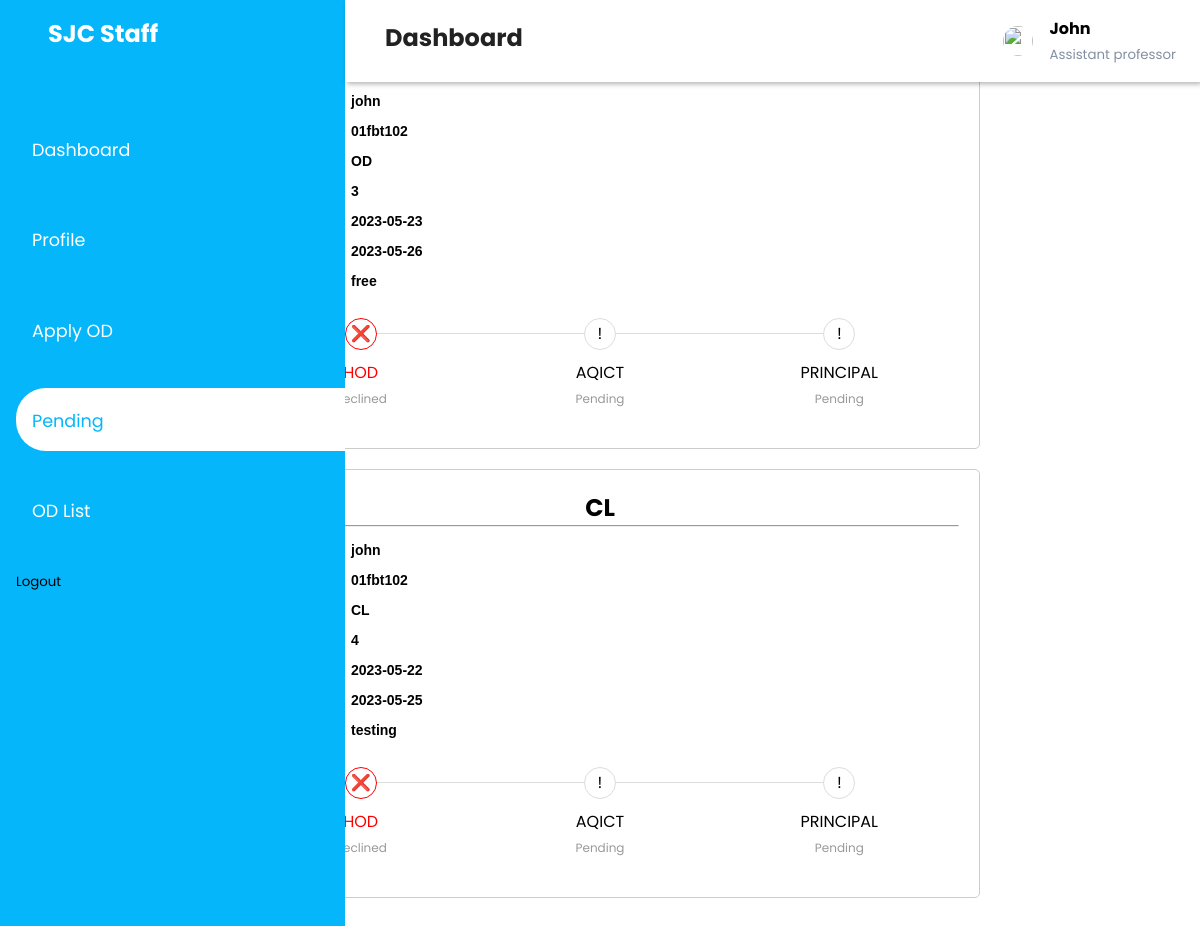
Page /Staff/pending.php (signed in) on the committed database.
### tables this page shows
CREATE TABLE `faculty_details` (
  `s_id` varchar(20) NOT NULL,
  `name` varchar(30) NOT NULL,
  `department` varchar(30) NOT NULL,
  `dob` date NOT NULL
);

CREATE TABLE `faculty1` (
  `application_id` int(11) NOT NULL,
  `name` varchar(30) NOT NULL,
  `id` varchar(30) NOT NULL,
  `department` varchar(30) NOT NULL,
  `LType` varchar(30) NOT NULL,
  `start` date NOT NULL,
  `end` date NOT NULL,
  `ndays` int(30) NOT NULL,
  `reason` varchar(50) NOT NULL,
  `hod` int(10) NOT NULL DEFAULT 3,
  `aqict` int(10) NOT NULL DEFAULT 3,
  `principal` int(10) NOT NULL DEFAULT 3,
  `file` varchar(255) NOT NULL
);

### Staff/pending.php (the view, shortened to what this page needs)
<!DOCTYPE html>
<html>
<head>
    <link rel="stylesheet" href="pending.css">
    <link rel="stylesheet" type="text/css" href="../compenents/sidebar/sidebar.css">
</head>
<body><?php include "../compenents/sidebar/Sidebar.php";?>
    <div class="container" style="margin-left: auto">
<?php include "../compenents/sidebar/header.php";?>
        <?php
       include '../database/Databasedemo.php';
        $form_fields = [
            'Name' => ['type' => 'text', 'label' => 'Name', 'required' => true],
            'id' => ['type' => 'varchar', 'label' => 'ID', 'required' => true],
            'LType' => ['type' => 'text', 'label' => 'Leave-Type', 'required' => true],
            'ndays' => ['type' => 'int', 'label' => 'No of Days', 'required' => true],
            'start' => ['type' => 'date', 'label' => 'From', 'required' => true],
            'end' => ['type' => 'date', 'label' => 'To', 'required' => true],
            'reason' => ['type' => 'text', 'label' => 'Reason', 'required' => false],
        ];
        $id = $_SESSION['s_id'];
        $sql = "SELECT Name,id,LType,ndays,start,end,reason FROM faculty1 WHERE id='" . $id . "' AND (hod=FALSE OR aqict=FALSE OR principal=FALSE OR hod=3  or
                 aqict=3 OR  principal=3)";
        $sql2 = "Select hod,aqict,principal from faculty1 where id ='" . $id . "' AND (hod=FALSE OR aqict=FALSE OR principal=FALSE OR hod=3  or
        aqict=3 OR  principal=3)";
        $result = mysqli_query($conn, $sql);
        $result2 = mysqli_query($conn, $sql2);
        while (true) {
            $row = mysqli_fetch_assoc($result);
            $row2 = mysqli_fetch_assoc($result2);
            if ($row != null) {
        ?>
                <div class="form-container">
                    <?php
                    if (strcasecmp($row['LType'], 'OD') == 0) {
                        echo '<h2 class="form-heading">' . strtoupper($row['LType']) . '</h2>';
                    } elseif (strcasecmp($row['LType'], 'CL') == 0) {
                        echo '<h2 class="form-heading" >' . strtoupper($row['LType']) . '</h2>';
                    }
                    ?>
                    <hr>
                    <div class="box-container">
                        <fieldset>
                            <?php
                            foreach ($form_fields as $field_name => $field_data) {
                                $value = $row[$field_name];
                                echo '<label>' . $field_data['label'] . '</label>';
                                echo '<span class="sp">' . $value . '<br></span>';
                            }
                            ?>
                        </fieldset>
                    </div>
                    <?php
                    $state = array(
                        0 => $row2['hod'],
                        1 => $row2['aqict'],
                        2 => $row2['principal'],
                    );
                    $steps = array(
                        array('status' => '', 'symbol' => ''),
                        array('status' => '', 'symbol' => ''),
                        array('status' => '', 'symbol' => ''),
                    );
                    $official = array('HOD', 'AQICT', 'PRINCIPAL');
                    for ($i = 0; $i < count($state); $i++) {
                        if ($state[$i] == 1) {
                            $steps[$i][0] = 'Approved';
                            $steps[$i][1] = '✔';
                        } elseif ($state[$i] == 0) {
                            $steps[$i][0] = 'Declined';
                            $steps[$i][1] = '❌';
                        } else {
                            $steps[$i][0] = 'Pending';
                            $steps[$i][1] = '!';
                        }
                    }
                    ?>
                    <div class="containerB">
                        <ul class="progressbar">
                            <?php
                            for ($i = 0; $i < count($steps); $i++) {
                                echo '<li class="' . $steps[$i][0] . '">' . $official[$i] . '<span class="step-symbol">' . $steps[$i][0] . '</span></li>';
                            }
                            ?>
                        </ul>
                    </div>
                </div>
        <?php
            } else break;
        }
        ?>
    </div>
</body>
</html>

### compenents/sidebar/header.php (shortened to what this page needs)
<!DOCTYPE html>
<html lang="en">
<head>
</head>
<body>
<header><h2>
             <div class="header-list">
                <label for="nav-toggle">
                    <span class="las la-bars"></span>
                </label> Dashboard
            </div>
        </h2>
           <div class="user-wrapper">
            <img src="https://encrypted-tbn0.gstatic.com/images?q=tbn:ANd9GcQMi1noTDjkelW0kvsZO5CgEaBM5GHrNkF9ix7Knt9Ztw&s" alt="" width="30px" height="30px">
            <div>
            <h4><?php
        $id=$_SESSION['s_id'];
        include '../database/Databasedemo.php';
        $sql="SELECT name FROM faculty_details where s_id='$id'";
        $result = $conn->query($sql);
            if ($result->num_rows > 0) {
                $row = $result->fetch_assoc();
                $value = $row['name'];
                echo  $value;
            }
        ?></h4>
                <small>Assistant professor</small>
            </div>
           </div>
        </header>
</body>
</html>

### Staff/pending.css (style rules this page uses)
.container { margin: 0 auto; max-width: 800px; padding: 20px; box-sizing: border-box; }
.form-container { border: 1px solid #ccc; padding: 20px; margin-bottom: 20px; border-radius: 5px; box-sizing: border-box; }
fieldset { border: none; padding: 0; margin: 0; }
.form-container label { display: inline-block; width: 110px; font-weight: bold; margin-bottom: 5px; color: brown; }
.box-container { display: flex; flex-direction: row; justify-content: space-between; margin-top: 10px; }
.sp { font-family: Arial, sans-serif; font-size: 14px; color:black; font-weight: bold; }
.form-heading { text-align: center; }
hr { margin-bottom: 7px; }
.containerB { width:100%; margin-top: 20px; margin-bottom: 20px; display: flex; align-items: center; justify-content: center; }
.progressbar { display: flex; justify-content: space-between; align-items: center; list-style-type: none; padding: 0; margin: 0; width: 100%; }
.progressbar li { list-style-type: none; float: left; width: 33.33%; position: relative; text-align: center; }
.progressbar li::before { content: '!'; width:30px; height:30px; line-height: 30px; border: 1px solid #ddd; display: block; text-align: center; margin: 0 auto 10px auto; border-radius: 50%; background-color: white; }
.progressbar li:after { content: ''; position: absolute; width: 100%; height: 1px; background-color: #ddd; top:15px; left: -50% ; z-index: -1; }
.progressbar li:first-child:after { content:none; left:0; }
.progressbar li.Declined { color:red; }
.progressbar li.Declined:before { border-color: red; }
.step-symbol { font-size: 12px; display: block; margin-top: 5px; color: #999; }

### compenents/sidebar/sidebar.css (style rules this page uses)
:root { --main-color:#05b6fa; --color-dark:#5c6968; --text-grey:#8390a2; --difrent:#b5afaf; }
* { padding: 0; margin: 0; box-sizing: border-box; list-style: none; text-decoration: none; font-family: 'Poppins',sans-serif; }
header { background: #fff; display: flex; justify-content: space-between; padding: 1rem 1.5rem; box-shadow: 2px 2px 5px rgba(0,0,0,.3); position: fixed; left: 345px; width: calc(100% - 345px); top: 0; z-index: 100; transition: left 300ms; }
header h2 { color: #222; }
header label span { font-size: 1.7rem; padding-left: 1rem; }
.user-wrapper { display: flex; align-items: center; }
.user-wrapper img { border-radius: 50%; margin-right: 1rem; }
.user-wrapper small { display: inline-block; color: var(--text-grey); }

### IQAC/sidebar.css (style rules this page uses)
:root { --main-color:#05b6fa; --color-dark:#5c6968; --text-grey:#8390a2; --difrent:#b5afaf; }
* { padding: 0; margin: 0; box-sizing: border-box; list-style: none; text-decoration: none; font-family: 'Poppins',sans-serif; }
header { background: #fff; display: flex; justify-content: space-between; padding: 1rem 1.5rem; box-shadow: 2px 2px 5px rgba(0,0,0,.3); position: fixed; left: 345px; width: calc(100% - 345px); top: 0; z-index: 100; transition: left 300ms; }
header h2 { color: #222; }
header label span { font-size: 1.7rem; padding-left: 1rem; }
.user-wrapper { display: flex; align-items: center; }
.user-wrapper img { border-radius: 50%; margin-right: 1rem; }
.user-wrapper small { display: inline-block; color: var(--text-grey); }

### rows in the picture
faculty_details: name "John"
faculty1: name "john", id "01fbt102", LType "OD", ndays "3", start "2023-05-23", end "2023-05-26", reason "free", i "HOD", i "Declined", i "AQICT", i "Pending", i "PRINCIPAL"
faculty1: LType "CL", name "john", id "01fbt102", ndays "4", start "2023-05-22", end "2023-05-25", reason "testing", i "HOD", i "Declined", i "AQICT", i "Pending", i "PRINCIPAL"
